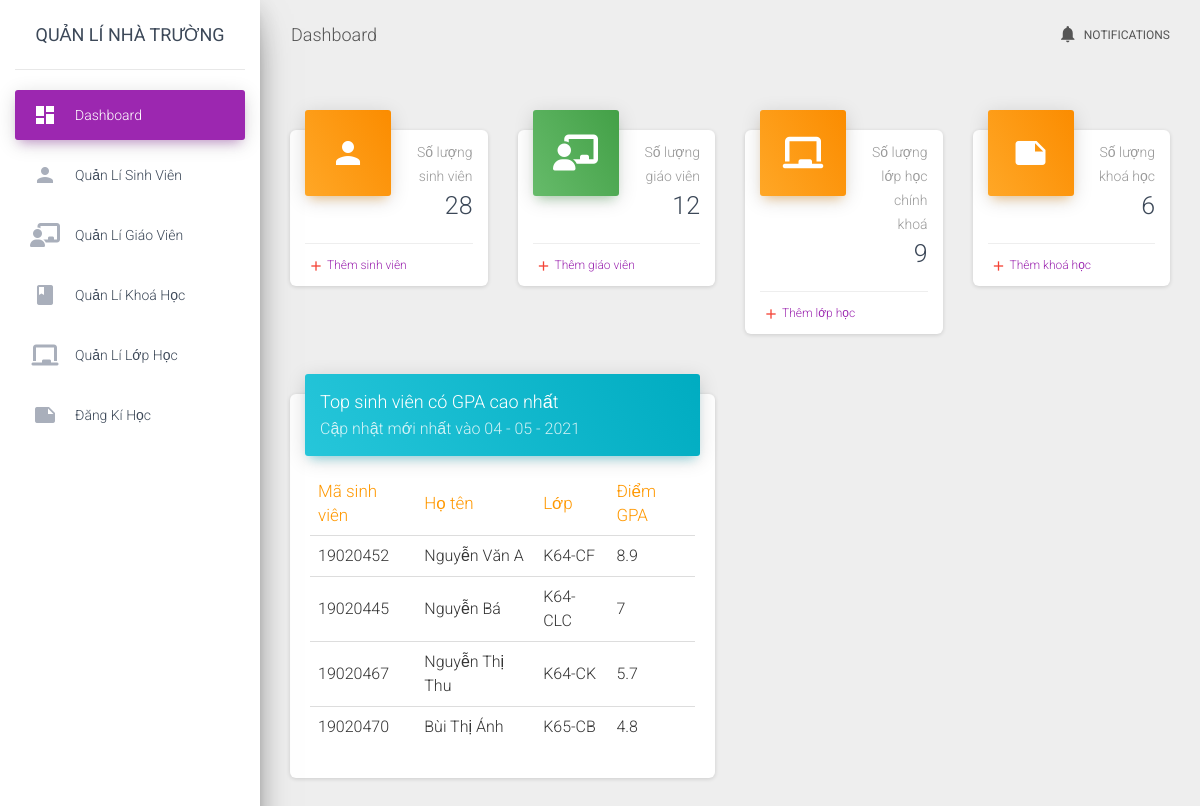
The page / on the database its author committed.
### tables this page shows
CREATE TABLE `students` (
  `id` int(11) NOT NULL,
  `fullName` varchar(50) NOT NULL,
  `classId` int(11) NOT NULL,
  `contactNumber` varchar(11) NOT NULL,
  `dob` date NOT NULL
);

### function/functions.php (called while the page is built, shortened)
<?php
function selectElementFrom($table, $element = '*', $condition = "1")
{
    global $conn;
    $sqlSelect = "SELECT $element FROM $table WHERE $condition";
    $query = $conn->query($sqlSelect);
    return $query;
}
        ?>
        <?php
function getHighestScoreStudents(){
    global $conn;
    $sqlSelectTop = "SELECT  total.studentId, total.totalScores/total.totalCredits gpa
            FROM (SELECT scores.id, score, courses.credit ,studentId, SUM(score*credit) totalScores, SUM(credit) totalCredits
            FROM `scores` LEFT JOIN courses
                ON scores.courseId = courses.id
            GROUP BY studentId) total
            ORDER BY `gpa`  DESC";
    $topStudents = $conn->query($sqlSelectTop);
    $numTop = 4;
    $listTopStudents = array();
    while ($row = $topStudents->fetch_assoc()) {
        $studentId = $row['studentId'];
        $selectStudent = selectElementFrom('students', "*", "id=$studentId");
        $student = $selectStudent->fetch_assoc();
        $classID = $student['classId'];
        $selectClass = selectElementFrom('classes', "*", "id='$classID'");
        $class = $selectClass->fetch_assoc();
        $listTopStudents[] = array("id"=>$studentId, "name"=>$student['fullName'],
            "className"=>$class['className'], "score"=>$row['gpa']);
        $numTop--;
        if ($numTop <= 0) break;
    }
    return $listTopStudents;
}
?>

### index.php (the view, shortened to what this page needs)
<!DOCTYPE html>
<html lang="en">
<head>
    <link rel="stylesheet" type="text/css" href="assets/css/reset.css" />
    <?php
        require_once "includes/headContents.php";
    ?>
</head>
<body>
  <div class="wrapper ">
    <?php $active_menu = 'index'; $sub_active = 'action';
        require_once "function/functions.php";
    ?>
    <?php require_once 'slide_bar.php' ?>
    <div class="main-panel">
        <?php
            require_once "includes/header.php";
        ?>
      <div class="content">
        <div class="container-fluid">
            <div class="row">
                <div class="col-lg-3 col-md-6 col-sm-6">
                    <div class="card card-stats">
                        <div class="card-header card-header-warning card-header-icon">
                            <div class="card-icon">
                                <i class="material-icons">person</i>
                            </div>
                            <p class="card-category">Số lượng sinh viên</p>
                            <h3 class="card-title">
                                <?php
                                    $selectStudents = selectElementFrom('students', "*", "1");
                                    echo $selectStudents->num_rows;
                                ?>
                            </h3>
                        </div>
                        <div class="card-footer">
                            <div class="stats">
                                <i class="material-icons text-danger">add</i>
                                <a href="manageStudent.php?type=add">Thêm sinh viên</a>
                            </div>
                        </div>
                    </div>
                </div>
                <div class="col-lg-3 col-md-6 col-sm-6">
                    <div class="card card-stats">
                        <div class="card-header card-header-success card-header-icon">
                            <div class="card-icon">
                                <i class="material-icons fas fa-chalkboard-teacher"></i>
                            </div>
                            <p class="card-category">Số lượng giáo viên</p>
                            <h3 class="card-title">
                                <?php
                                $selectTeachers = selectElementFrom('teachers', "*", "1");
                                echo $selectTeachers->num_rows;
                                ?>
                            </h3>
                        </div>
                        <div class="card-footer">
                            <div class="stats">
                                <i class="material-icons text-danger">add</i>
                                <a href="manageTeacher.php?type=add">Thêm giáo viên</a>
                            </div>
                        </div>
                    </div>
                </div>
                <div class="col-lg-3 col-md-6 col-sm-6">
                    <div class="card card-stats">
                        <div class="card-header card-header-warning card-header-icon">
                            <div class="card-icon">
                                <i class="material-icons fas fa-chalkboard"></i>
                            </div>
                            <p class="card-category">Số lượng lớp học chính khoá</p>
                            <h3 class="card-title">
                                <?php
                                $selectClasses = selectElementFrom('classes', "*", "1");
                                echo $selectClasses->num_rows;
                                ?>
                            </h3>
                        </div>
                        <div class="card-footer">
                            <div class="stats">
                                <i class="material-icons text-danger">add</i>
                                <a href="manageClass.php?type=add">Thêm lớp học</a>
                            </div>
                        </div>
                    </div>
                </div>
                <div class="col-lg-3 col-md-6 col-sm-6">
                    <div class="card card-stats">
                        <div class="card-header card-header-warning card-header-icon">
                            <div class="card-icon">
                                <i class="material-icons">note</i>
                            </div>
                            <p class="card-category">Số lượng khoá học</p>
                            <h3 class="card-title">
                                <?php
                                $selectCourses = selectElementFrom('courses', "*", "1");
                                echo $selectCourses->num_rows;
                                ?>
                            </h3>
                        </div>
                        <div class="card-footer">
                            <div class="stats">
                                <i class="material-icons text-danger">add</i>
                                <a href="manageCourse.php?type=add">Thêm khoá học</a>
                            </div>
                        </div>
                    </div>
                </div>
                <div class="col-lg-6 col-md-12">
                    <div class="card">
                        <div class="card-header card-header-info">
                            <h4 class="card-title">Top sinh viên có GPA cao nhất</h4>
                            <p class="card-category">Cập nhật mới nhất vào <?php echo date("d - m - Y"); ?></p>
                        </div>
                        <div class="card-body table-responsive">
                            <table class="table table-hover">
                                <thead class="text-warning">
                                <th>Mã sinh viên</th>
                                <th>Họ tên</th>
                                <th>Lớp</th>
                                <th>Điểm GPA</th>
                                </thead>
                                <tbody>
                                <?php
                                    $dataTopStudent = getHighestScoreStudents();
                                    for ($i = 0; $i < count($dataTopStudent); $i++) {
                                        echo "<tr>
                                            <td>".$dataTopStudent[$i]["id"]."</td>
                                            <td>".$dataTopStudent[$i]["name"]."</td>
                                            <td>".$dataTopStudent[$i]["className"]."</td>
                                            <td>".round($dataTopStudent[$i]["score"], 1)."</td>
                                            </tr>";
                                    }
                                ?>
                                </tbody>
                            </table>
                        </div>
                    </div>
                </div>
            </div>
        </div>
      </div>
            </div>
        </div>
        <?php
            require_once "includes/footer.php";
        ?>
</body>
</html>

### rows shown on the page
students: id "19020452", fullName "Nguyễn Văn A", className "K64-CF", score "8.9"
students: id "19020445", fullName "Nguyễn Bá", className "K64-CLC", score "7"
students: id "19020467", fullName "Nguyễn Thị Thu", className "K64-CK", score "5.7"
students: id "19020470", fullName "Bùi Thị Ánh", className "K65-CB", score "4.8"

### other values the page prints
$selectStudents->num_rows "28"
$selectTeachers->num_rows "12"
$selectClasses->num_rows "9"
$selectCourses->num_rows "6"
